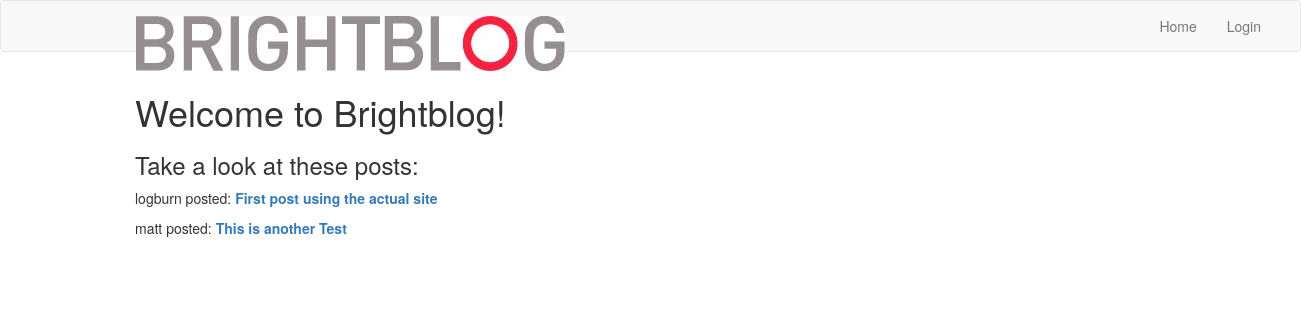
The page /index on the database as committed earlier.
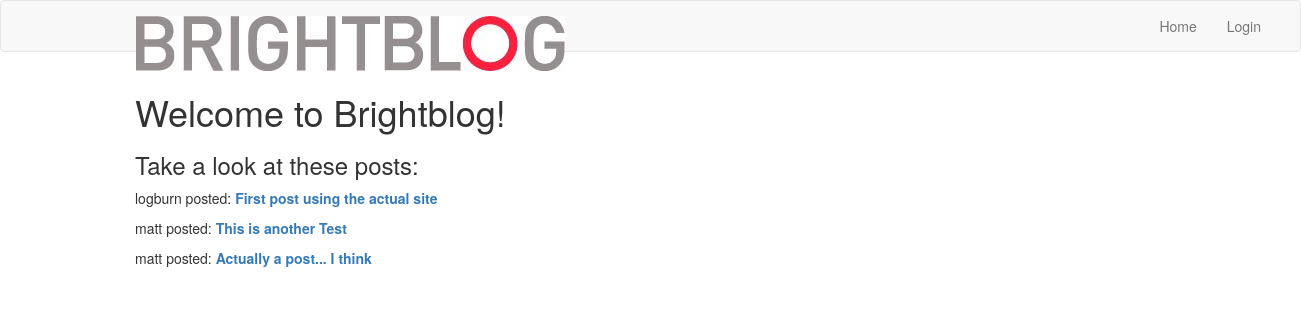
The same page on the database as committed later.
### app/models.py (models this page shows, shortened)
class Post(db.Model):
    id = db.Column(db.Integer, primary_key=True)
    title = db.Column(db.String(150))
    body = db.Column(db.Text())
    timestamp = db.Column(db.DateTime, index=True, default=datetime.utcnow)
    user_id = db.Column(db.Integer, db.ForeignKey('user.id'))

class User(UserMixin, db.Model):
    id = db.Column(db.Integer, primary_key=True)
    username = db.Column(db.String(64), index=True, unique=True)
    email = db.Column(db.String(120), index=True, unique=True)
    password_hash = db.Column(db.String(128))
    posts = db.relationship('Post', backref='author', lazy='dynamic')
    comments = db.relationship('Comment', backref='author', lazy='dynamic')

### app/routes.py (the view)
@app.route('/')
@app.route('/index')
def index():
    posts = Post.query.all()
    return render_template('index.html', title='Home Page', posts=posts)

### app/templates/index.html
{% extends "base.html" %}
{% block content %}
<div class="container">
    {% if current_user.is_anonymous %}
        <h1 class="welcome">Welcome to Brightblog!</h1>
    {% else %}
        <h1 class="welcome">Hey there {{ current_user.username }}!</h1>
    {% endif %}
    <h3>Take a look at these posts:</h3>
    {% for post in posts %}
    <div>
        <p>
            {{ post.author.username }} posted:
            <b><a href="{{url_for('show_post', post_id=post.id) }}">{{ post.title }}</a></b>
        </p>
    </div>
    {% endfor %}
</div>
{% endblock %}

Rows that differ between the two databases and show on the page:
added Post: author.username "matt", title "Actually a post... I think"
